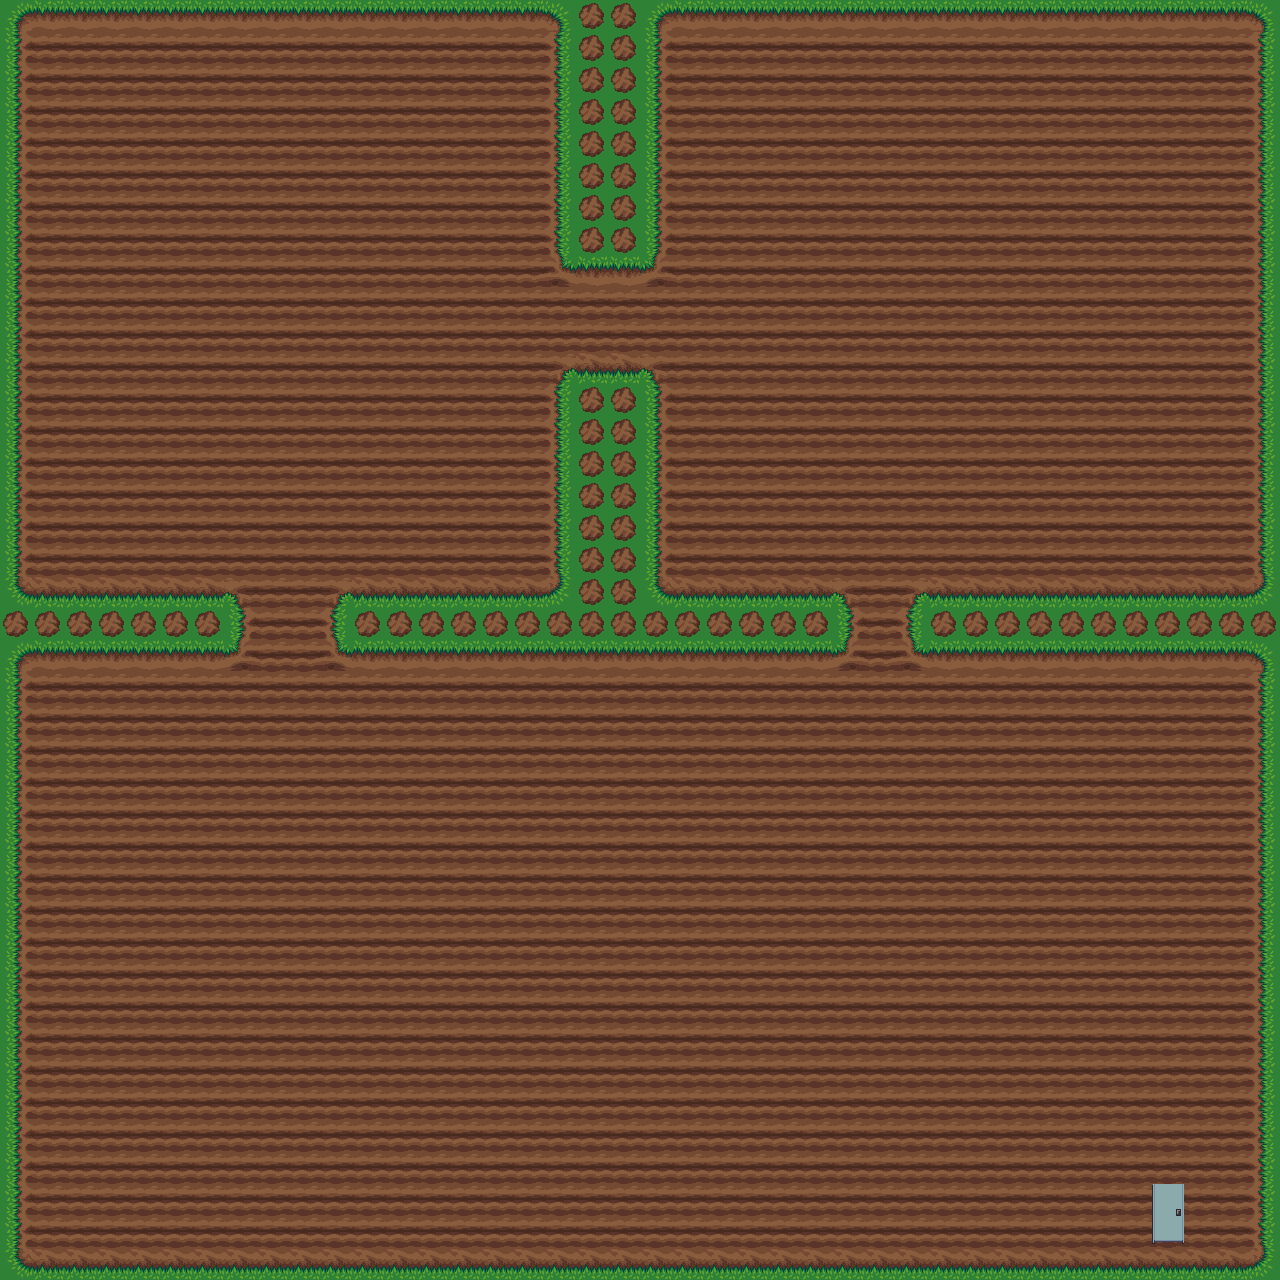

This game map was drawn from its Tiled (.tmx) file and the tilesets committed beside it. A one-line description and the trimmed map source follow:
An orthogonal 40x40 tile map with 32x32 px tiles, 4 tile layers (Background, Character Layer, CollisionTiles, Goal), 2 tilesets and 13 objects (8x waypoint, 4x enemy, hero).

<map version="1.0" orientation="orthogonal" width="40" height="40" tilewidth="32" tileheight="32">
 <tileset firstgid="1" name="plowed_soil" tilewidth="32" tileheight="32">
  <image source="../images/plowed_soil.png" width="96" height="192" />
 </tileset>
 <tileset firstgid="19" name="toilets" tilewidth="32" tileheight="32">
  <image source="../images/toilets.png" width="288" height="352" />
 </tileset>
 <layer name="Background" width="40" height="40">
  <data>[1600 cells, 1537 non-empty, 13 distinct tile ids]</data>
 </layer>
 <layer name="Character Layer" width="40" height="40">
  <data>[1600 cells, 0 non-empty, 0 distinct tile ids]</data>
 </layer>
 <layer name="CollisionTiles" width="40" height="40">
  <data>[1600 cells, 63 non-empty, 1 distinct tile ids]</data>
 </layer>
 <layer name="Goal" width="40" height="40">
  <data>[1600 cells, 2 non-empty, 2 distinct tile ids]</data>
 </layer>
 <objectgroup name="Hero" width="40" height="40">
  <object name="Hero" type="hero" x="75" y="100">
   <properties>
    <property name="sprite" value="priv/images/hero.png" />
    <property name="sprite_height" value="64" />
    <property name="sprite_width" value="64" />
   </properties>
  </object>
 </objectgroup>
 <objectgroup name="Enemy1" width="40" height="40">
  <object name="enemy1" type="enemy" x="590" y="17">
   <properties>
    <property name="sprite" value="priv/images/enemy.png" />
    <property name="sprite_height" value="64" />
    <property name="sprite_width" value="64" />
   </properties>
  </object>
  <object name="waypoint1" type="waypoint" x="521" y="153">
   <properties>
    <property name="number" value="1" />
   </properties>
  </object>
  <object name="waypoint2" type="waypoint" x="525" y="429">
   <properties>
    <property name="number" value="2" />
   </properties>
  </object>
 </objectgroup>
 <objectgroup name="Enemy2" width="40" height="40">
  <object name="enemy1" type="enemy" x="799" y="612">
   <properties>
    <property name="sprite" value="priv/images/enemy.png" />
    <property name="sprite_height" value="64" />
    <property name="sprite_width" value="64" />
   </properties>
  </object>
  <object name="waypoint1" type="waypoint" x="705" y="564">
   <properties>
    <property name="number" value="1" />
   </properties>
  </object>
  <object name="waypoint2" type="waypoint" x="1038" y="565">
   <properties>
    <property name="number" value="2" />
   </properties>
  </object>
 </objectgroup>
 <objectgroup name="Enemy3" width="40" height="40">
  <object name="enemy1" type="enemy" x="206" y="624">
   <properties>
    <property name="sprite" value="priv/images/enemy.png" />
    <property name="sprite_height" value="64" />
    <property name="sprite_width" value="64" />
   </properties>
  </object>
  <object name="waypoint1" type="waypoint" x="62" y="684">
   <properties>
    <property name="number" value="1" />
   </properties>
  </object>
  <object name="waypoint2" type="waypoint" x="355" y="685">
   <properties>
    <property name="number" value="2" />
   </properties>
  </object>
 </objectgroup>
 <objectgroup name="Enemy4" width="40" height="40">
  <object name="enemy1" type="enemy" x="603" y="621">
   <properties>
    <property name="sprite" value="priv/images/enemy.png" />
    <property name="sprite_height" value="64" />
    <property name="sprite_width" value="64" />
   </properties>
  </object>
  <object name="waypoint1" type="waypoint" x="598" y="1087">
   <properties>
    <property name="number" value="1" />
   </properties>
  </object>
  <object name="waypoint2" type="waypoint" x="596" y="807">
   <properties>
    <property name="number" value="2" />
   </properties>
  </object>
 </objectgroup>
</map>
